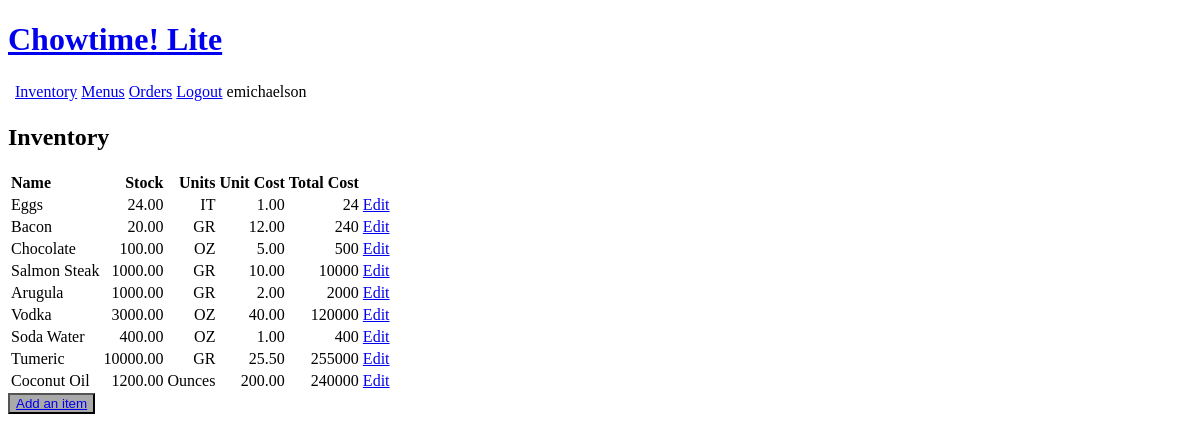
The app's page /inventory/ (signed in), older data.
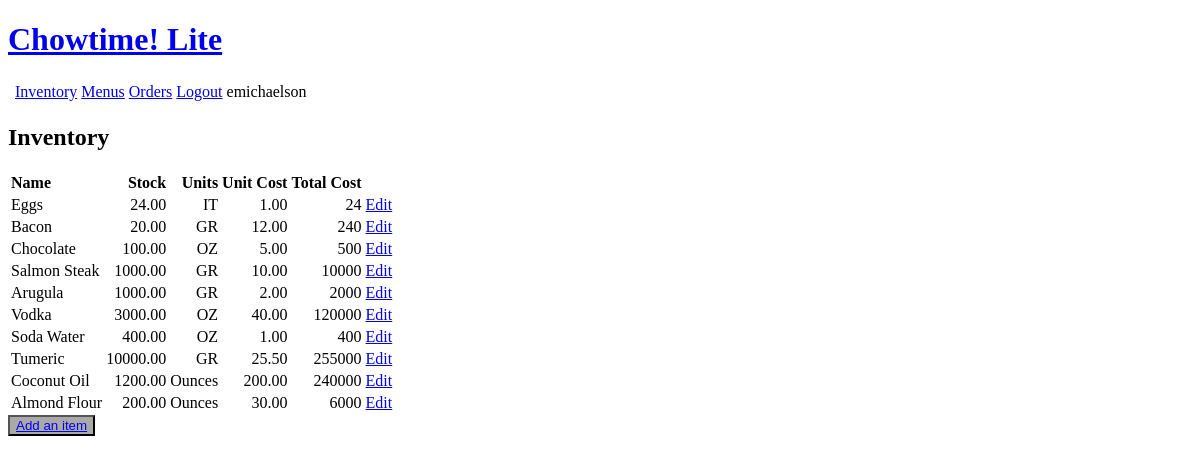
The same page, newer data.
### inventory/models.py (models this page shows, shortened)
class Ingredient(models.Model):
    GRAM = 'Grams'
    OUNCE = 'Ounces'
    PIECE = 'Pieces'
    UNIT_CHOICES = [
        ('Grams', 'Grams'),
        ('Ounces', 'Ounces'),
        ('Pieces', 'Pieces')
    ]
    name = models.CharField(max_length=200)
    unitType = models.CharField(max_length=200, choices=UNIT_CHOICES, default=PIECE)
    unitCost = models.DecimalField(max_digits=10, decimal_places=2)
    inventoryQuantity = models.DecimalField(max_digits=10, decimal_places=2)
    def totalCost(self):
        result = self.inventoryQuantity * self.unitCost
        return "{:.0f}".format(result)

### inventory/views.py (the view)
# urls.py: path('inventory/', views.InventoryList, name='inventorylist'),
@login_required(login_url='login')
def InventoryList(request):
    inventory = Ingredient.objects.all()
    context = {'inventory': inventory}
    return render(request, 'inventory/inventoryList.html', context)

### inventory/templates/inventory/inventoryList.html
{% extends 'inventory/header.html' %}
{% block content %}
<h2>Inventory</h2>
<div>
    {% if inventory != '' %}
        <table>
            <thead>
                <th style="text-align: left">Name</th>
                <th style="text-align: right">Stock</th>
                <th style="text-align: right">Units</th>
                <th style="text-align: right">Unit Cost</th>
                <th style="text-align: right">Total Cost</th>
            </thead>
            <tbody>
            {% for item in inventory %}
                <tr>
                    <td style="text-align: left">{{ item.name }}</td>
                    <td style="text-align: right">{{ item.inventoryQuantity }}</td>
                    <td style="text-align: right">{{ item.unitType }}</td>
                    <td style="text-align: right">{{ item.unitCost }}</td>
                    <td style="text-align: right">{{ item.totalCost }}</td>
                    <td style="text-align: right"><a href="{% url 'inventoryupdate' item.id %}">Edit</a></td>
                </tr>
            {% endfor %}
            </tbody>
        </table>
    {% endif %}
    <button style="background-color: darkgrey;" type="button"><a href="{% url 'inventorycreate' %}">Add an item</a></button>
</div>
{% endblock %}

Row changes from the older to the newer data that the page shows:
added Ingredient: name "Almond Flour", inventoryQuantity "200.00", unitType "Ounces", unitCost "30.00", totalCost "6000"
